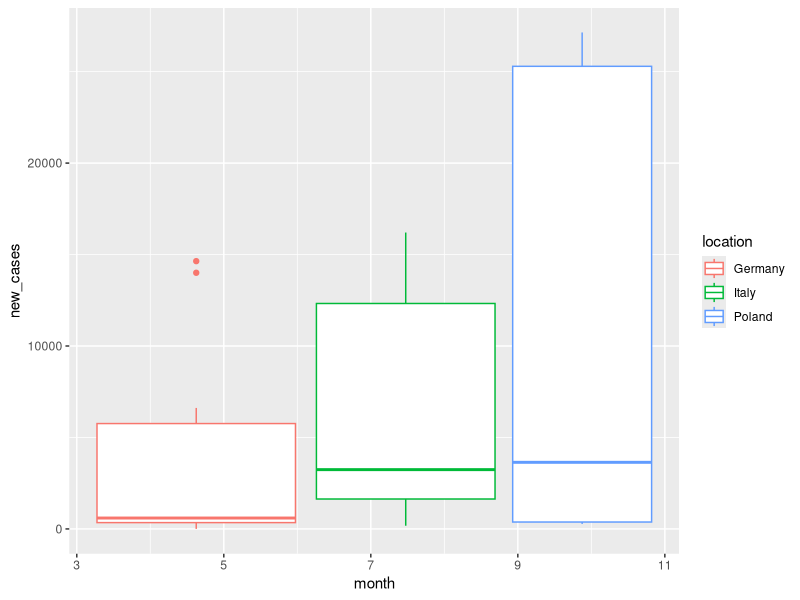

Generate this figure with R:
## ---- chunk 1
library(tidyverse)
library(knitr)
opts_chunk$set(warning = FALSE, message = FALSE)
## ---- chunk 2
setwd(dirname(rstudioapi::getSourceEditorContext()$path))
data_1 <- read.csv("covid-data-2020.txt", sep = "\t")
set.seed(2016556506)
samples_1 <- data_1[sample(nrow(data_1), 1000), ]
kable(samples_1 %>% slice(1:10)) #Implemented "slice(1:10)" and "head(1:10)" functions and "[1:10]" operation, show first 10 element for simplifying output.
## ---- chunk 3
kable(head(transmute(group_by(samples_1, location, month), min = min(new_cases, na.rm = TRUE), Q1 = quantile(new_cases, 0.25, na.rm = TRUE), Q2 = quantile(new_cases, 0.5, na.rm = TRUE), Q3 = quantile(new_cases, 0.75, na.rm = TRUE), max = max(new_cases, na.rm = TRUE)), 10))
## ---- chunk 4
kable(arrange(slice(summarize(group_by(samples_1, location), max_case = max(new_cases, na.rm = TRUE), max_death = max(new_deaths, na.rm = TRUE)), 1:10), desc(max_case)))
## ---- chunk 5
kable(head(arrange(slice(summarize(group_by(samples_1, location, month), "Mean of dailycases" = mean(new_cases)), which.max(.data[["Mean of dailycases"]])), desc(.data[["Mean of dailycases"]])), 10))
## ---- chunk 6
ggplot(filter(samples_1, location == c("Poland", "Germany", "Italy")), aes(x = month, y = new_cases, color = location)) + geom_boxplot()
## ---- chunk 7
data_2 <- stringr::sentences
## ---- chunk 8
set.seed(2016556506)
samples_2 <- data_2[sample(length(data_2), 100)]
new_data <- unique(matrix(str_split(samples_2, boundary("word"), simplify = TRUE)))
new_data <- new_data[new_data != ""]
kable(new_data[1:10])
## ---- chunk 9
cat("Condition of starting with \"a\" and ending with \"e\", is satisfied with these words:", intersect(str_subset(new_data, "^a"), str_subset(new_data, "e$")),"\n")
## ---- chunk 10
cat("Number of words which have 3 or more vowels is:", sum(str_count(new_data, "[aeiou]") > 3))
## ---- chunk 11
kable(slice(arrange(summarize(as.data.frame(new_data), wrods = new_data, count = nchar(new_data)), desc(count)), 1:5))
## ---- chunk 12
words <- c("age", "any" ," day" ,"exp", "her", "pro" ,"the")
cat(str_c(words, collapse = ", "),"words were found in these words: ", str_subset(new_data, str_c(words, collapse = "|")), "\n")
